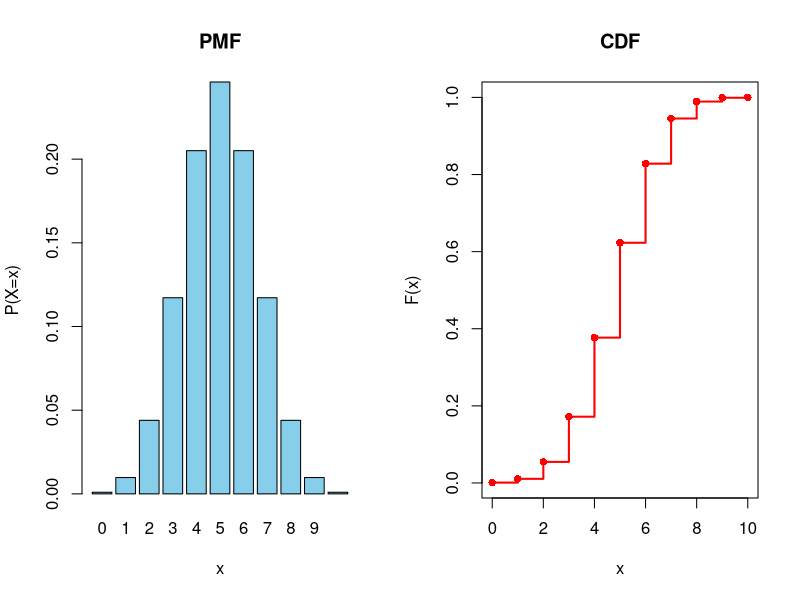
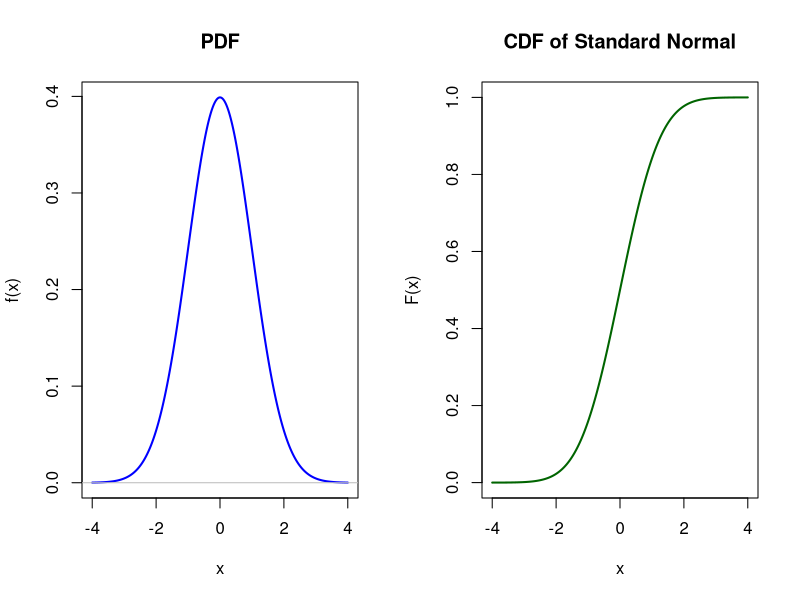

Reproduce these figures in R, in order.
# Exercício aula 4
# criando um va aleatória discreta - binomial
n <- 10
p <- 0.5
x_values <- 0:n
head(x_values)

# calculando a PMF
pmf <- dbinom(x_values, size=n, prob=p)
pmf

# calculando a CDF
cdf <- pbinom(x_values, size=n, prob=p)

# gráfico da PMF
par(mfrow=c(1,2))
barplot(pmf, names.arg=x_values, col="skyblue", 
        main="PMF",
        xlab="x", ylab="P(X=x)")

# gráfico da CDF
plot(x_values, cdf, type="s", lwd=2, col="red", pch=16,
     main="CDF",
     xlab="x", ylab="F(x)")
points(x_values, cdf, pch=16, col="red")

# Demonstrando que a soma do PMF é igual 1 e CDF chegar a 1
cat("Sum of PMF:", sum(pmf), "\n")
cat("Final CDF value:", cdf[length(cdf)], "\n")


# variável continua com média 0 e desvio pad. 1
x <- seq(-4, 4, length.out=1000)
x
# calculando o PDF
pdf <- dnorm(x)

# Calculando o cdf
cdf <- pnorm(x)

# gráficos pdf e cdf
par(mfrow=c(1,2))
plot(x, pdf, type="l", lwd=2, col="blue",
     main="PDF",
     xlab="x", ylab="f(x)")
abline(h=0, col="gray")

plot(x, cdf, type="l", lwd=2, col="darkgreen",
     main="CDF of Standard Normal",
     xlab="x", ylab="F(x)")

# demonstrando que a integral do pdf é aprox. 1
integral <- integrate(dnorm, lower=-Inf, upper=Inf)$value
cat("Integral of PDF over all x:", integral, "\n")
cat("CDF at +infinity:", pnorm(Inf), "\n")
cat("CDF at -infinity:", pnorm(-Inf), "\n")
